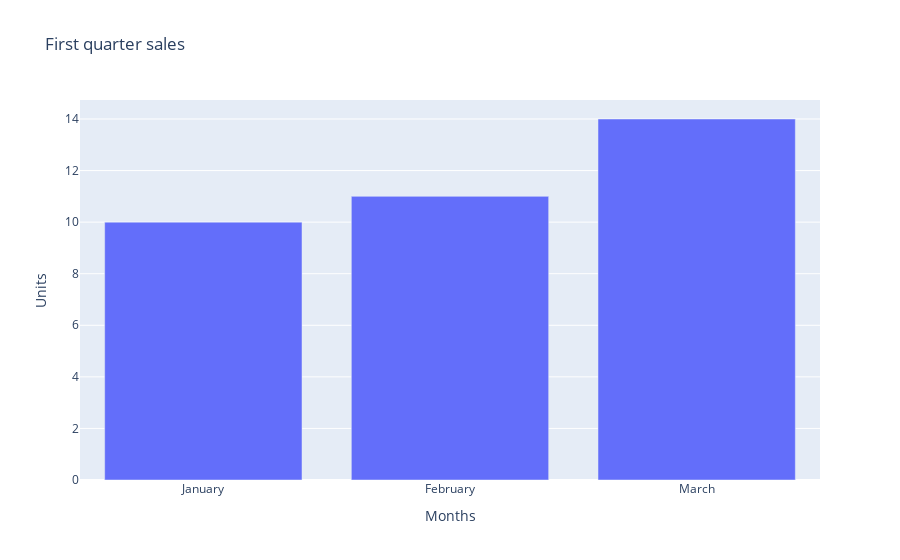

Source (notebook cell):
### Markdown cell above
## Adding axes labels

### Code cell
layout = {"title":"First quarter sales",
         "xaxis":{"title":"Months"},
         "yaxis":{"title":"Units"}}

pio.show({"data": data, 'layout':layout})

### Figure 1 — Plotly figure (JSON) as saved in the notebook; plotly's stock layout.template omitted (floating-point values rounded to 4 significant figures)
{"data": [{"type": "bar", "x": ["January", "February", "March"], "y": [10, 11, 14]}], "layout": {"autosize": true, "title": {"text": "First quarter sales"}, "xaxis": {"autorange": true, "range": [-0.5, 2.5], "title": {"text": "Months"}, "type": "category"}, "yaxis": {"autorange": true, "range": [0, 14.74], "title": {"text": "Units"}, "type": "linear"}}}
